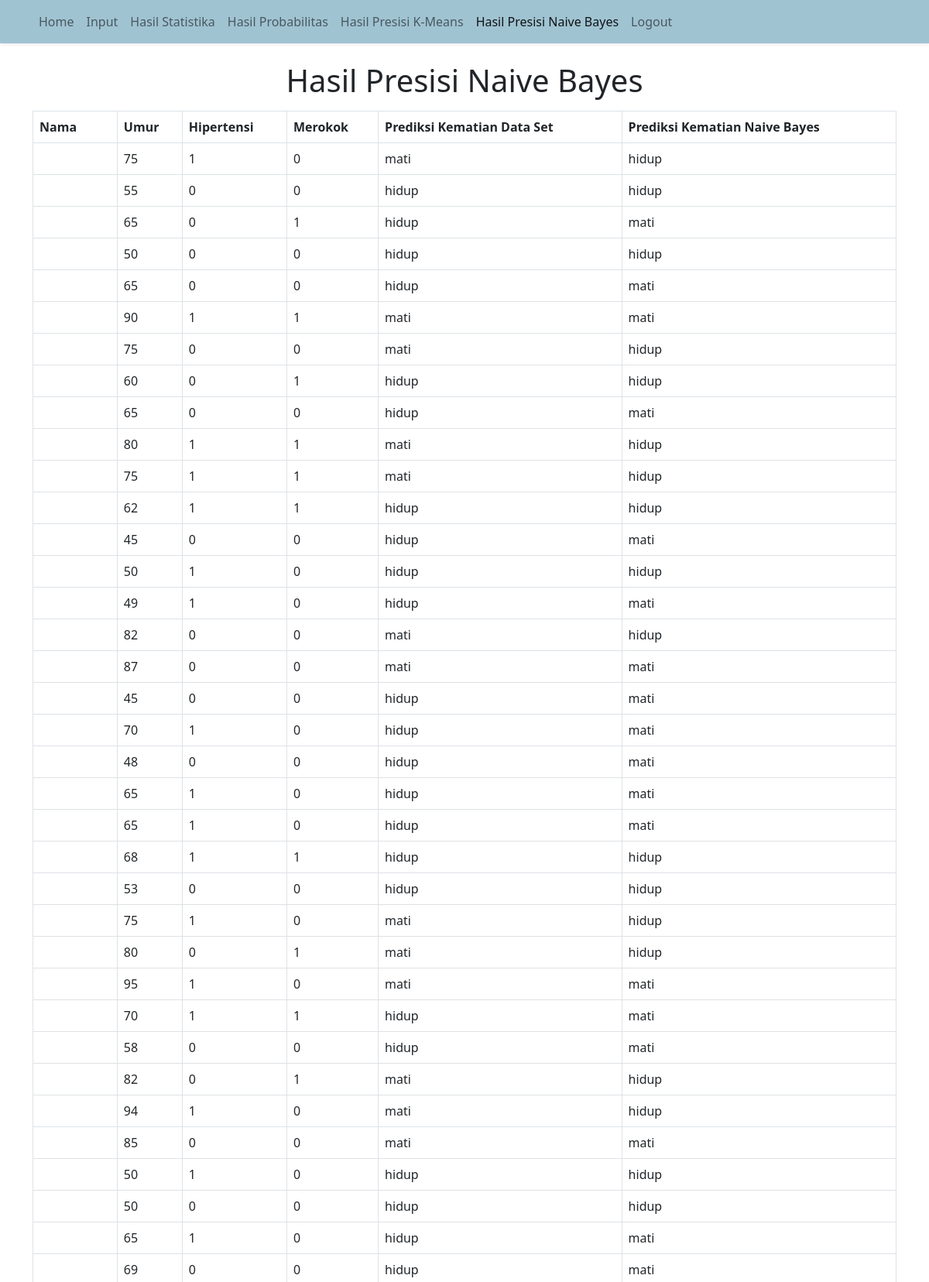
Page /hasilpresisi.php (upper part) on the committed database.
### tables this page shows
CREATE TABLE `user_input` (
  `nama` varchar(15) NOT NULL,
  `umur` int(11) NOT NULL,
  `umur_asli` int(11) NOT NULL,
  `hipertensi` int(11) NOT NULL,
  `merokok` int(11) NOT NULL,
  `prediksi_kematian` int(11) NOT NULL,
  `prediksi_kematian_kmeans` int(11) NOT NULL,
  `kombinasi_input` enum('000','001','010','011','100','101','110','111') NOT NULL,
  `input_output` enum('0000','0001','0010','0011','0100','0101','0110','0111','1000','1001','1010','1011','1100','1101','1110','1111') NOT NULL,
  `hasil_nbayes` int(11) NOT NULL
);

### hasilpresisi.php (the view, shortened to what this page needs)
<!DOCTYPE html>
<html lang="en">
<head>
    <link href="https://cdn.jsdelivr.net/npm/bootstrap@5.2.3/dist/css/bootstrap.min.css" rel="stylesheet"
>
    <link href="https://cdn.jsdelivr.net/npm/bootstrap@5.2.3/dist/css/bootstrap.min.css" rel="stylesheet"
>
</head>
<body>
    <nav class="navbar navbar-expand-lg bg-nav shadow-sm fixed-top">
        <div class="container">
            <div class="navbar-nav bg-nav">
                <a class="nav-link" aria-current="page" href="index.php">Home</a>
                <a class="nav-link" href="data.php">Input</a>
                <a class="nav-link" href="hasil.php">Hasil Statistika</a>
                <a class="nav-link" href="hasilprob.php">Hasil Probabilitas</a>
                <a class="nav-link" href="Means.php">Hasil Presisi K-Means</a>
                <a class="nav-link active" href="hasilpresisi.php">Hasil Presisi Naive Bayes</a>
                <a class="nav-link" href="logout.php">Logout</a>
            </div>
        </div>
    </nav>
    <h1 align="center">Hasil Presisi Naive Bayes</h1>
    <div class="container">
        <table class="table table-bordered">
            <tr>
                <th>Nama</th>
                <th>Umur</th>
                <th>Hipertensi</th>
                <th>Merokok</th>
                <th>Prediksi Kematian Data Set</th>
                <th>Prediksi Kematian Naive Bayes</th>
            </tr>
            <?php
            include 'koneksi.php';
            $data = mysqli_query($koneksi, "Select * from user_input");
            while ($data_uji = mysqli_fetch_array($data)) { ?>
                <tr>
                    <td>
                    </td>
                    <td>
                        <?php echo $data_uji["umur"]; ?>
                    </td>
                    <td>
                        <?php echo $data_uji["hipertensi"]; ?>
                    </td>
                    <td>
                        <?php echo $data_uji["merokok"]; ?>
                    </td>
                    <td>
                        <?php
                         if (($data_uji["prediksi_kematian"]) == 1) {
                            echo "mati";
                          } else {
                            echo "hidup";
                          }?>
                    </td>
                    <td>
                        <?php
                         if (($data_uji["hasil_nbayes"]) == 1) {
                            echo "mati";
                          } else {
                            echo "hidup";
                          }
                        ?>
                    </td>
                </tr>
            <?php } ?>
        </table>
</body>
</html>

### hasilpresisi.php (style rules this page uses)
.bg-nav { background-color: #A0C3D2; }
h1 { margin-top: 80px; }
table { margin-top: 15px; border: solid 1px; }

### rows in the picture
user_input: umur "75", hipertensi "1", merokok "0", prediksi_kematian "mati", hasil_nbayes "hidup"
user_input: umur "55", hipertensi "0", merokok "0", prediksi_kematian "hidup", hasil_nbayes "hidup"
user_input: umur "65", hipertensi "0", merokok "1", prediksi_kematian "hidup", hasil_nbayes "mati"
user_input: umur "50", hipertensi "0", merokok "0", prediksi_kematian "hidup", hasil_nbayes "hidup"
user_input: umur "65", hipertensi "0", merokok "0", prediksi_kematian "hidup", hasil_nbayes "mati"
user_input: umur "90", hipertensi "1", merokok "1", prediksi_kematian "mati", hasil_nbayes "mati"
user_input: umur "75", hipertensi "0", merokok "0", prediksi_kematian "mati", hasil_nbayes "hidup"
user_input: umur "60", hipertensi "0", merokok "1", prediksi_kematian "hidup", hasil_nbayes "hidup"
user_input: umur "65", hipertensi "0", merokok "0", prediksi_kematian "hidup", hasil_nbayes "mati"
user_input: umur "80", hipertensi "1", merokok "1", prediksi_kematian "mati", hasil_nbayes "hidup"
user_input: umur "75", hipertensi "1", merokok "1", prediksi_kematian "mati", hasil_nbayes "hidup"
user_input: umur "62", hipertensi "1", merokok "1", prediksi_kematian "hidup", hasil_nbayes "hidup"
user_input: umur "45", hipertensi "0", merokok "0", prediksi_kematian "hidup", hasil_nbayes "mati"
user_input: umur "50", hipertensi "1", merokok "0", prediksi_kematian "hidup", hasil_nbayes "hidup"
user_input: umur "49", hipertensi "1", merokok "0", prediksi_kematian "hidup", hasil_nbayes "mati"
user_input: umur "82", hipertensi "0", merokok "0", prediksi_kematian "mati", hasil_nbayes "hidup"
user_input: umur "87", hipertensi "0", merokok "0", prediksi_kematian "mati", hasil_nbayes "mati"
user_input: umur "45", hipertensi "0", merokok "0", prediksi_kematian "hidup", hasil_nbayes "mati"
user_input: umur "70", hipertensi "1", merokok "0", prediksi_kematian "hidup", hasil_nbayes "mati"
user_input: umur "48", hipertensi "0", merokok "0", prediksi_kematian "hidup", hasil_nbayes "mati"
user_input: umur "65", hipertensi "1", merokok "0", prediksi_kematian "hidup", hasil_nbayes "mati"
user_input: umur "65", hipertensi "1", merokok "0", prediksi_kematian "hidup", hasil_nbayes "mati"
user_input: umur "68", hipertensi "1", merokok "1", prediksi_kematian "hidup", hasil_nbayes "hidup"
user_input: umur "53", hipertensi "0", merokok "0", prediksi_kematian "hidup", hasil_nbayes "hidup"
user_input: umur "75", hipertensi "1", merokok "0", prediksi_kematian "mati", hasil_nbayes "hidup"
user_input: umur "80", hipertensi "0", merokok "1", prediksi_kematian "mati", hasil_nbayes "hidup"
user_input: umur "95", hipertensi "1", merokok "0", prediksi_kematian "mati", hasil_nbayes "mati"
user_input: umur "70", hipertensi "1", merokok "1", prediksi_kematian "hidup", hasil_nbayes "mati"
user_input: umur "58", hipertensi "0", merokok "0", prediksi_kematian "hidup", hasil_nbayes "mati"
user_input: umur "82", hipertensi "0", merokok "1", prediksi_kematian "mati", hasil_nbayes "hidup"
user_input: umur "94", hipertensi "1", merokok "0", prediksi_kematian "mati", hasil_nbayes "hidup"
user_input: umur "85", hipertensi "0", merokok "0", prediksi_kematian "mati", hasil_nbayes "mati"
user_input: umur "50", hipertensi "1", merokok "0", prediksi_kematian "hidup", hasil_nbayes "hidup"
user_input: umur "50", hipertensi "0", merokok "0", prediksi_kematian "hidup", hasil_nbayes "hidup"
user_input: umur "65", hipertensi "1", merokok "0", prediksi_kematian "hidup", hasil_nbayes "mati"
user_input: umur "69", hipertensi "0", merokok "0", prediksi_kematian "hidup", hasil_nbayes "mati"
